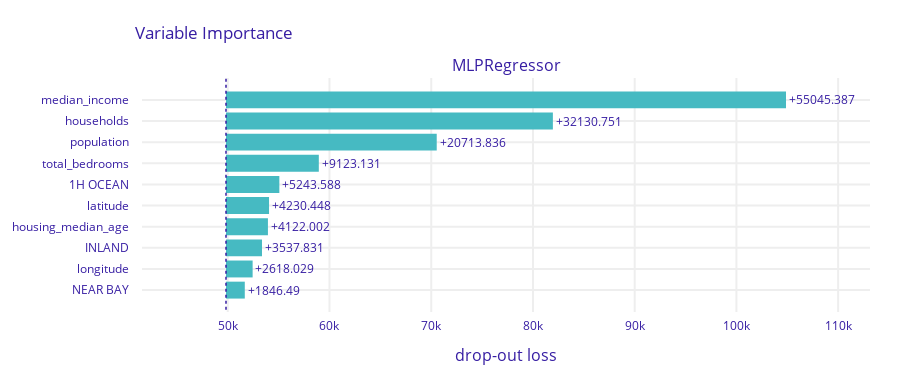

This figure's notebook cell:
### Code cell
explainer_mlp = dx.Explainer(mlp, X, y)
parts_mlp = explainer_mlp.model_parts()
parts_mlp.plot()
print("\n")
print(parts_mlp.result.sort_values("dropout_loss", ascending=False))

### Figure 1 — Plotly figure (JSON) as saved in the notebook; plotly's stock layout.template omitted (floating-point values rounded to 4 significant figures)
{"data": [{"base": 49830.0, "hoverinfo": "text", "hoverlabel": {"bgcolor": "rgba(0,0,0,0.8)"}, "hovertext": ["Model: MLPRegressor loss after<br>variable: median_income is permuted: 104873.358<br>Drop-out loss change: +55045.387", "Model: MLPRegressor loss after<br>variable: households is permuted: 81958.721<br>Drop-out loss change: +32130.751", "Model: MLPRegressor loss after<br>variable: population is permuted: 70541.807<br>Drop-out loss change: +20713.836", "Model: MLPRegressor loss after<br>variable: total_bedrooms is permuted: 58951.101<br>Drop-out loss change: +9123.131", "Model: MLPRegressor loss after<br>variable: 1H OCEAN is permuted: 55071.559<br>Drop-out loss change: +5243.588", "Model: MLPRegressor loss after<br>variable: latitude is permuted: 54058.419<br>Drop-out loss change: +4230.448", "Model: MLPRegressor loss after<br>variable: housing_median_age is permuted: 53949.972<br>Drop-out loss change: +4122.002", "Model: MLPRegressor loss after<br>variable: INLAND is permuted: 53365.802<br>Drop-out loss change: +3537.831", "Model: MLPRegressor loss after<br>variable: longitude is permuted: 52446.0<br>Drop-out loss change: +2618.029", "Model: MLPRegressor loss after<br>variable: NEAR BAY is permuted: 51674.46<br>Drop-out loss change: +1846.49"], "marker": {"color": "#46bac2"}, "orientation": "h", "showlegend": false, "text": ["+55045.387", "+32130.751", "+20713.836", "+9123.131", "+5243.588", "+4230.448", "+4122.002", "+3537.831", "+2618.029", "+1846.49"], "textposition": "outside", "type": "bar", "x": [55050.0, 32130.0, 20710.0, 9123.0, 5244.0, 4230.0, 4122.0, 3538.0, 2618.0, 1846.0], "xaxis": "x", "y": ["median_income", "households", "population", "total_bedrooms", "1H OCEAN", "latitude", "housing_median_age", "INLAND", "longitude", "NEAR BAY"], "yaxis": "y"}], "layout": {"annotations": [{"font": {"size": 16}, "showarrow": false, "text": "MLPRegressor", "x": 0.5, "xanchor": "center", "xref": "paper", "y": 1, "yanchor": "bottom", "yref": "paper"}, {"font": {"size": 16}, "showarrow": false, "text": "drop-out loss", "x": 0.5, "xanchor": "center", "xref": "paper", "y": 0, "yanchor": "top", "yref": "paper", "yshift": -30}], "font": {"color": "#371ea3"}, "height": 383, "margin": {"b": 71, "r": 30, "t": 78}, "shapes": [{"line": {"color": "#371ea3", "dash": "dot", "width": 1.5}, "type": "line", "x0": 49830.0, "x1": 49830.0, "xref": "x", "y0": -1, "y1": 10, "yref": "y"}], "title": {"text": "Variable Importance", "x": 0.15}, "xaxis": {"anchor": "y", "automargin": true, "domain": [0, 1], "fixedrange": true, "gridwidth": 2, "range": [41570.0, 113100.0], "tickcolor": "white", "ticklen": 3, "ticks": "outside", "type": "linear", "zeroline": false}, "yaxis": {"anchor": "x", "automargin": true, "autorange": "reversed", "domain": [0, 1], "fixedrange": true, "gridwidth": 2, "tickcolor": "white", "ticklen": 10, "ticks": "outside", "type": "category"}}}
